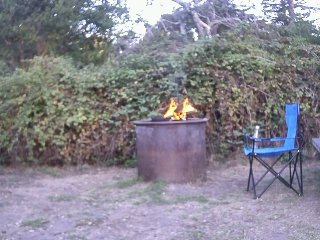
#> input picture frame 10 of test-codes/OpenCV-tests/HSV-flame-masking/out.mp4, 320 x 240 px
$ python HSV_mask.py
#> lines starting #> are read from the running program, lines starting #| are printed output that depends on the picture; after the words box and inside, x2 and y2 are one past the last pixel; in counts of white or black regions, pixels touching at a corner belong together
import cv2
import numpy as np

video = cv2.VideoCapture("/Users/yunosuke/Documents/DroneProject/TestCode/HSVFlame/out.mp4")
imshow = True

while imshow:
    ret, frame = video.read()
#> frame is the input picture: shape (240, 320, 3); mean B, G, R 143.1, 133.1, 135
    blur = cv2.GaussianBlur(frame,(5,5),0)
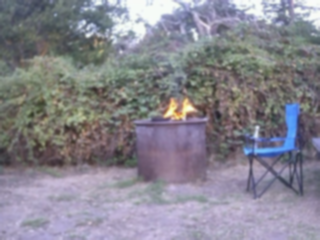
#> blur: shape (240, 320, 3); mean B, G, R 143.1, 133.1, 135

    lower = [18,50,50]
    upper = [35,255,255]
    blur = cv2.GaussianBlur(frame,(11,11),0)
    hsv = cv2.cvtColor(blur, cv2.COLOR_BGR2HSV)
#> hsv: shape (240, 320, 3); mean H, S, V 99, 34, 147.9

    lower = np.array(lower,dtype='uint8')
    upper = np.array(upper,dtype='uint8')
    mask = cv2.inRange(hsv,lower,upper)
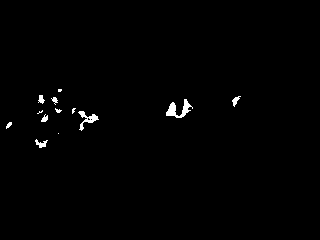
#> mask: shape (240, 320); 0.82% white; 13 white regions (5 under 20 px), largest, box (x1, y1, x2, y2) and area: (166, 99, 193, 118) 214, (78, 111, 99, 131) 139, (35, 139, 48, 148) 57

    output = cv2.bitwise_and(frame,hsv,mask=mask)

    cv2.imshow("Output", output)

    if cv2.waitKey(100) & 0xFF == ord("q"):
#> (key q is pressed here)
        imshow = False

cv2.destroyAllWindows()
video.release()

$ run again, starting later in the video
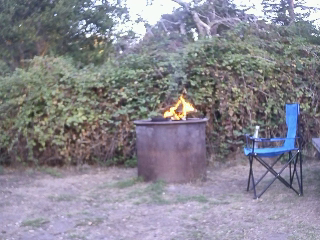
#> input picture frame 45 of test-codes/OpenCV-tests/HSV-flame-masking/out.mp4, 320 x 240 px
#> frame is the input picture: shape (240, 320, 3); mean B, G, R 144.5, 134.1, 136.1
#> `blur = cv2.GaussianBlur(frame,(11,11),0)`:
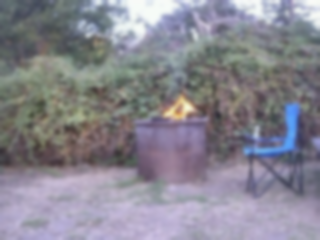
#> blur: shape (240, 320, 3); mean B, G, R 144.5, 134.1, 136.1
#> hsv: shape (240, 320, 3); mean H, S, V 101.3, 33.1, 148.8
#> `mask = cv2.inRange(hsv,lower,upper)`:
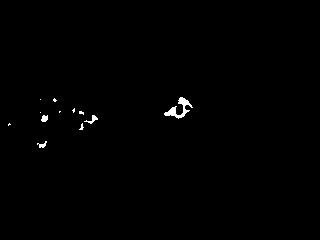
#> mask: shape (240, 320); 0.51% white; 12 white regions (8 under 20 px), largest, box (x1, y1, x2, y2) and area: (164, 97, 193, 119) 215, (84, 115, 98, 124) 45, (41, 115, 48, 122) 38, (37, 141, 47, 148) 33

$ run again, starting later in the video
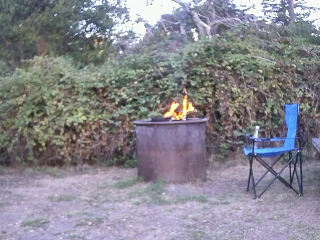
#> input picture frame 80 of test-codes/OpenCV-tests/HSV-flame-masking/out.mp4, 320 x 240 px
#> frame is the input picture: shape (240, 320, 3); mean B, G, R 142.1, 133.5, 134.6
#> `blur = cv2.GaussianBlur(frame,(11,11),0)`:
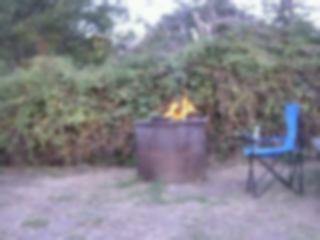
#> blur: shape (240, 320, 3); mean B, G, R 142.1, 133.5, 134.6
#> hsv: shape (240, 320, 3); mean H, S, V 96.1, 33.3, 147.3
#> `mask = cv2.inRange(hsv,lower,upper)`:
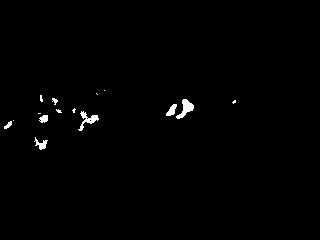
#> mask: shape (240, 320); 0.82% white; 15 white regions (8 under 20 px), largest, box (x1, y1, x2, y2) and area: (176, 99, 194, 119) 160, (78, 111, 99, 131) 142, (34, 137, 48, 150) 77
